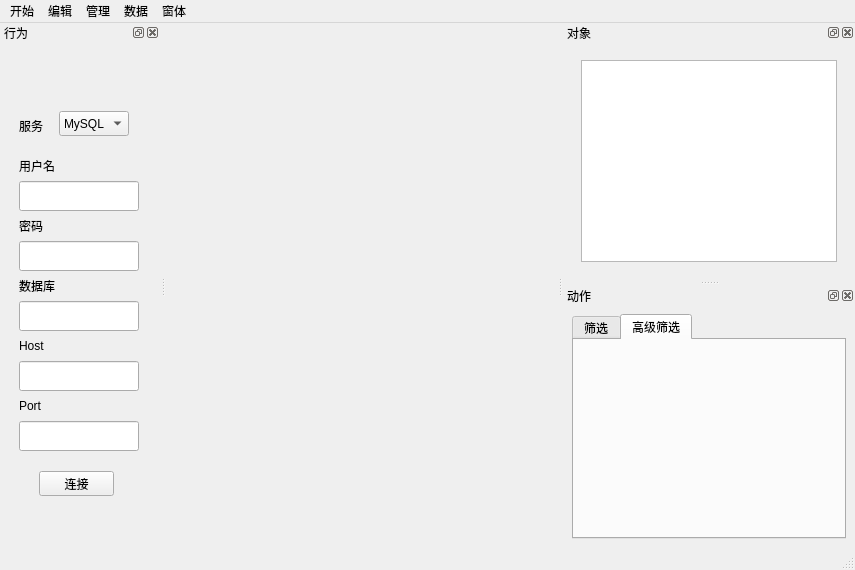
<?xml version="1.0" encoding="UTF-8"?>
<ui version="4.0">
 <class>MainWindow</class>
 <widget class="QMainWindow" name="MainWindow">
  <property name="geometry">
   <rect>
    <x>0</x>
    <y>0</y>
    <width>855</width>
    <height>570</height>
   </rect>
  </property>
  <property name="minimumSize">
   <size>
    <width>600</width>
    <height>400</height>
   </size>
  </property>
  <property name="windowTitle">
   <string>MainWindow</string>
  </property>
  <widget class="QWidget" name="centralwidget">
   <layout class="QVBoxLayout" name="verticalLayout_4">
    <item>
     <widget class="QStackedWidget" name="workStackedWidget">
      <property name="currentIndex">
       <number>3</number>
      </property>
      <widget class="QWidget" name="baseTablePage">
       <layout class="QVBoxLayout" name="verticalLayout_2">
        <item>
         <widget class="QTableView" name="tableView"/>
        </item>
       </layout>
      </widget>
      <widget class="QWidget" name="queryTablePage">
       <layout class="QVBoxLayout" name="verticalLayout_7">
        <item>
         <widget class="QTableView" name="queryTableView"/>
        </item>
       </layout>
      </widget>
      <widget class="QWidget" name="statisticPage">
       <layout class="QVBoxLayout" name="verticalLayout_10">
        <item>
         <widget class="QTabWidget" name="tabWidget_2">
          <property name="currentIndex">
           <number>1</number>
          </property>
          <widget class="QWidget" name="tabStaYear">
           <attribute name="title">
            <string>销售情况</string>
           </attribute>
           <layout class="QVBoxLayout" name="verticalLayout_11">
            <item>
             <widget class="QChartView" name="chartView"/>
            </item>
            <item>
             <widget class="QWidget" name="widget_2" native="true">
              <property name="minimumSize">
               <size>
                <width>0</width>
                <height>20</height>
               </size>
              </property>
              <layout class="QHBoxLayout" name="horizontalLayout">
               <item>
                <widget class="QComboBox" name="comboBoxStaYear">
                 <property name="minimumSize">
                  <size>
                   <width>0</width>
                   <height>18</height>
                  </size>
                 </property>
                </widget>
               </item>
               <item>
                <spacer name="horizontalSpacer">
                 <property name="orientation">
                  <enum>Qt::Horizontal</enum>
                 </property>
                 <property name="sizeHint" stdset="0">
                  <size>
                   <width>372</width>
                   <height>20</height>
                  </size>
                 </property>
                </spacer>
               </item>
              </layout>
             </widget>
            </item>
           </layout>
          </widget>
          <widget class="QWidget" name="tabSaleYear">
           <attribute name="title">
            <string>销售金额</string>
           </attribute>
           <layout class="QVBoxLayout" name="verticalLayout_12">
            <item>
             <widget class="QChartView" name="chartView2"/>
            </item>
            <item>
             <widget class="QWidget" name="widget_3" native="true">
              <property name="minimumSize">
               <size>
                <width>0</width>
                <height>20</height>
               </size>
              </property>
              <layout class="QHBoxLayout" name="horizontalLayout_2">
               <item>
                <widget class="QComboBox" name="comboBoxSaleYear">
                 <property name="minimumSize">
                  <size>
                   <width>0</width>
                   <height>18</height>
                  </size>
                 </property>
                </widget>
               </item>
               <item>
                <spacer name="horizontalSpacer_2">
                 <property name="orientation">
                  <enum>Qt::Horizontal</enum>
                 </property>
                 <property name="sizeHint" stdset="0">
                  <size>
                   <width>372</width>
                   <height>20</height>
                  </size>
                 </property>
                </spacer>
               </item>
              </layout>
             </widget>
            </item>
           </layout>
          </widget>
         </widget>
        </item>
       </layout>
      </widget>
      <widget class="QWidget" name="welcomePage">
       <layout class="QVBoxLayout" name="verticalLayout_13">
        <item>
         <widget class="QWidget" name="widget_4" native="true">
          <layout class="QVBoxLayout" name="verticalLayout_14">
           <item>
            <widget class="QLabel" name="welcomeLabel">
             <property name="text">
              <string/>
             </property>
             <property name="pixmap">
              <pixmap resource="MainWindow.qrc">:/Resources/icon/welcome.png</pixmap>
             </property>
             <property name="scaledContents">
              <bool>true</bool>
             </property>
            </widget>
           </item>
          </layout>
         </widget>
        </item>
       </layout>
      </widget>
     </widget>
    </item>
   </layout>
  </widget>
  <widget class="QMenuBar" name="menubar">
   <property name="geometry">
    <rect>
     <x>0</x>
     <y>0</y>
     <width>855</width>
     <height>22</height>
    </rect>
   </property>
   <widget class="QMenu" name="menu">
    <property name="title">
     <string>开始</string>
    </property>
    <addaction name="actionUser"/>
    <addaction name="actionLogin"/>
    <addaction name="actionConnect"/>
    <addaction name="thanksAction"/>
   </widget>
   <widget class="QMenu" name="menu_2">
    <property name="title">
     <string>编辑</string>
    </property>
    <addaction name="addAction"/>
    <addaction name="deleteAction"/>
    <addaction name="submitAction"/>
    <addaction name="cancelAction"/>
    <addaction name="editAction"/>
   </widget>
   <widget class="QMenu" name="menu_3">
    <property name="title">
     <string>窗体</string>
    </property>
    <addaction name="actionFullScreen"/>
    <addaction name="action_3"/>
    <addaction name="action_4"/>
    <addaction name="action_7"/>
   </widget>
   <widget class="QMenu" name="menu_4">
    <property name="title">
     <string>管理</string>
    </property>
    <addaction name="sellAction"/>
    <addaction name="orderAction"/>
    <addaction name="refundAction"/>
    <addaction name="queryAction"/>
    <addaction name="fundAction"/>
   </widget>
   <widget class="QMenu" name="menu_5">
    <property name="title">
     <string>数据</string>
    </property>
    <widget class="QMenu" name="menu_6">
     <property name="title">
      <string>排序</string>
     </property>
     <addaction name="ascAction"/>
     <addaction name="descAction"/>
    </widget>
    <addaction name="menu_6"/>
    <addaction name="action_2"/>
   </widget>
   <addaction name="menu"/>
   <addaction name="menu_2"/>
   <addaction name="menu_4"/>
   <addaction name="menu_5"/>
   <addaction name="menu_3"/>
  </widget>
  <widget class="QStatusBar" name="statusbar"/>
  <widget class="QDockWidget" name="behaviorDockWidget">
   <property name="minimumSize">
    <size>
     <width>160</width>
     <height>324</height>
    </size>
   </property>
   <property name="windowTitle">
    <string>行为</string>
   </property>
   <attribute name="dockWidgetArea">
    <number>1</number>
   </attribute>
   <widget class="QWidget" name="dockWidgetContents">
    <property name="minimumSize">
     <size>
      <width>130</width>
      <height>0</height>
     </size>
    </property>
    <layout class="QVBoxLayout" name="verticalLayout">
     <item>
      <widget class="QStackedWidget" name="stackedWidget">
       <property name="currentIndex">
        <number>3</number>
       </property>
       <widget class="QWidget" name="NoticePage">
        <widget class="QLabel" name="label_4">
         <property name="geometry">
          <rect>
           <x>10</x>
           <y>130</y>
           <width>50</width>
           <height>30</height>
          </rect>
         </property>
         <property name="text">
          <string>请先登录</string>
         </property>
        </widget>
       </widget>
       <widget class="QWidget" name="LoginPage">
        <widget class="QWidget" name="layoutWidget">
         <property name="geometry">
          <rect>
           <x>0</x>
           <y>0</y>
           <width>144</width>
           <height>501</height>
          </rect>
         </property>
         <layout class="QVBoxLayout" name="verticalLayout_5">
          <item>
           <spacer name="verticalSpacer">
            <property name="orientation">
             <enum>Qt::Vertical</enum>
            </property>
            <property name="sizeHint" stdset="0">
             <size>
              <width>20</width>
              <height>48</height>
             </size>
            </property>
           </spacer>
          </item>
          <item>
           <widget class="QWidget" name="widget" native="true">
            <property name="minimumSize">
             <size>
              <width>142</width>
              <height>251</height>
             </size>
            </property>
            <widget class="QLabel" name="label">
             <property name="geometry">
              <rect>
               <x>10</x>
               <y>10</y>
               <width>50</width>
               <height>30</height>
              </rect>
             </property>
             <property name="text">
              <string>用户名</string>
             </property>
            </widget>
            <widget class="QLabel" name="label_3">
             <property name="geometry">
              <rect>
               <x>10</x>
               <y>160</y>
               <width>50</width>
               <height>30</height>
              </rect>
             </property>
             <property name="text">
              <string>身份：</string>
             </property>
            </widget>
            <widget class="QPushButton" name="loginButton">
             <property name="geometry">
              <rect>
               <x>30</x>
               <y>210</y>
               <width>75</width>
               <height>25</height>
              </rect>
             </property>
             <property name="text">
              <string>登录</string>
             </property>
            </widget>
            <widget class="QLabel" name="label_2">
             <property name="geometry">
              <rect>
               <x>10</x>
               <y>80</y>
               <width>50</width>
               <height>30</height>
              </rect>
             </property>
             <property name="text">
              <string>密码</string>
             </property>
            </widget>
            <widget class="QLineEdit" name="lineEditUser">
             <property name="geometry">
              <rect>
               <x>10</x>
               <y>40</y>
               <width>120</width>
               <height>30</height>
              </rect>
             </property>
            </widget>
            <widget class="QLineEdit" name="lineEditPassword">
             <property name="geometry">
              <rect>
               <x>10</x>
               <y>110</y>
               <width>120</width>
               <height>30</height>
              </rect>
             </property>
            </widget>
            <widget class="QComboBox" name="comboBoxIdt">
             <property name="geometry">
              <rect>
               <x>70</x>
               <y>160</y>
               <width>60</width>
               <height>25</height>
              </rect>
             </property>
             <item>
              <property name="text">
               <string>管理员</string>
              </property>
             </item>
             <item>
              <property name="text">
               <string>教师</string>
              </property>
             </item>
             <item>
              <property name="text">
               <string>学生</string>
              </property>
             </item>
            </widget>
           </widget>
          </item>
          <item>
           <spacer name="verticalSpacer_2">
            <property name="orientation">
             <enum>Qt::Vertical</enum>
            </property>
            <property name="sizeHint" stdset="0">
             <size>
              <width>20</width>
              <height>188</height>
             </size>
            </property>
           </spacer>
          </item>
         </layout>
        </widget>
       </widget>
       <widget class="QWidget" name="UserInfoPage">
        <widget class="QLabel" name="label_9">
         <property name="geometry">
          <rect>
           <x>35</x>
           <y>70</y>
           <width>90</width>
           <height>90</height>
          </rect>
         </property>
         <property name="text">
          <string>&lt;html&gt;&lt;head/&gt;&lt;body&gt;&lt;p&gt;&lt;img src=&quot;:/Resources/icon/user2_90.png&quot;/&gt;&lt;/p&gt;&lt;/body&gt;&lt;/html&gt;</string>
         </property>
         <property name="scaledContents">
          <bool>true</bool>
         </property>
        </widget>
        <widget class="QLabel" name="userLabel">
         <property name="geometry">
          <rect>
           <x>20</x>
           <y>170</y>
           <width>120</width>
           <height>30</height>
          </rect>
         </property>
         <property name="text">
          <string/>
         </property>
        </widget>
        <widget class="QPushButton" name="logoutButton">
         <property name="geometry">
          <rect>
           <x>40</x>
           <y>230</y>
           <width>75</width>
           <height>25</height>
          </rect>
         </property>
         <property name="text">
          <string>Logout</string>
         </property>
        </widget>
       </widget>
       <widget class="QWidget" name="ConnectPage">
        <widget class="QLabel" name="label_5">
         <property name="geometry">
          <rect>
           <x>10</x>
           <y>60</y>
           <width>30</width>
           <height>30</height>
          </rect>
         </property>
         <property name="text">
          <string>服务</string>
         </property>
        </widget>
        <widget class="QComboBox" name="comboBoxDbType">
         <property name="geometry">
          <rect>
           <x>50</x>
           <y>60</y>
           <width>70</width>
           <height>25</height>
          </rect>
         </property>
         <item>
          <property name="text">
           <string>MySQL</string>
          </property>
         </item>
         <item>
          <property name="text">
           <string>SQL Server</string>
          </property>
         </item>
        </widget>
        <widget class="QLabel" name="label_6">
         <property name="geometry">
          <rect>
           <x>10</x>
           <y>100</y>
           <width>50</width>
           <height>30</height>
          </rect>
         </property>
         <property name="text">
          <string>用户名</string>
         </property>
        </widget>
        <widget class="QLineEdit" name="lineEditDbUser">
         <property name="geometry">
          <rect>
           <x>10</x>
           <y>130</y>
           <width>120</width>
           <height>30</height>
          </rect>
         </property>
        </widget>
        <widget class="QLabel" name="label_7">
         <property name="geometry">
          <rect>
           <x>10</x>
           <y>160</y>
           <width>50</width>
           <height>30</height>
          </rect>
         </property>
         <property name="text">
          <string>密码</string>
         </property>
        </widget>
        <widget class="QLineEdit" name="lineEditDbPassword">
         <property name="geometry">
          <rect>
           <x>10</x>
           <y>190</y>
           <width>120</width>
           <height>30</height>
          </rect>
         </property>
        </widget>
        <widget class="QLabel" name="label_8">
         <property name="geometry">
          <rect>
           <x>10</x>
           <y>220</y>
           <width>50</width>
           <height>30</height>
          </rect>
         </property>
         <property name="text">
          <string>数据库</string>
         </property>
        </widget>
        <widget class="QLineEdit" name="lineEditDbName">
         <property name="geometry">
          <rect>
           <x>10</x>
           <y>250</y>
           <width>120</width>
           <height>30</height>
          </rect>
         </property>
        </widget>
        <widget class="QPushButton" name="connectButton">
         <property name="geometry">
          <rect>
           <x>30</x>
           <y>420</y>
           <width>75</width>
           <height>25</height>
          </rect>
         </property>
         <property name="text">
          <string>连接</string>
         </property>
        </widget>
        <widget class="QLabel" name="label_11">
         <property name="geometry">
          <rect>
           <x>10</x>
           <y>280</y>
           <width>50</width>
           <height>30</height>
          </rect>
         </property>
         <property name="text">
          <string>Host</string>
         </property>
        </widget>
        <widget class="QLineEdit" name="lineEditDbHost">
         <property name="geometry">
          <rect>
           <x>10</x>
           <y>310</y>
           <width>120</width>
           <height>30</height>
          </rect>
         </property>
        </widget>
        <widget class="QLabel" name="label_12">
         <property name="geometry">
          <rect>
           <x>10</x>
           <y>340</y>
           <width>50</width>
           <height>30</height>
          </rect>
         </property>
         <property name="text">
          <string>Port</string>
         </property>
        </widget>
        <widget class="QLineEdit" name="lineEditDbPort">
         <property name="geometry">
          <rect>
           <x>10</x>
           <y>370</y>
           <width>120</width>
           <height>30</height>
          </rect>
         </property>
        </widget>
       </widget>
       <widget class="QWidget" name="ConnectInfoPage">
        <widget class="QLabel" name="label_10">
         <property name="geometry">
          <rect>
           <x>10</x>
           <y>60</y>
           <width>120</width>
           <height>30</height>
          </rect>
         </property>
         <property name="text">
          <string>已连接上数据库！</string>
         </property>
        </widget>
        <widget class="QLabel" name="dbUserLabel">
         <property name="geometry">
          <rect>
           <x>10</x>
           <y>110</y>
           <width>120</width>
           <height>30</height>
          </rect>
         </property>
         <property name="text">
          <string>用户：</string>
         </property>
        </widget>
        <widget class="QLabel" name="dbNameLabel">
         <property name="geometry">
          <rect>
           <x>10</x>
           <y>160</y>
           <width>120</width>
           <height>30</height>
          </rect>
         </property>
         <property name="text">
          <string>数据库：</string>
         </property>
        </widget>
        <widget class="QPushButton" name="disconnectButton">
         <property name="geometry">
          <rect>
           <x>40</x>
           <y>210</y>
           <width>75</width>
           <height>25</height>
          </rect>
         </property>
         <property name="text">
          <string>断开连接</string>
         </property>
        </widget>
       </widget>
      </widget>
     </item>
    </layout>
   </widget>
  </widget>
  <widget class="QDockWidget" name="objectDockWidget">
   <property name="minimumSize">
    <size>
     <width>160</width>
     <height>132</height>
    </size>
   </property>
   <property name="layoutDirection">
    <enum>Qt::LeftToRight</enum>
   </property>
   <property name="windowTitle">
    <string>对象</string>
   </property>
   <attribute name="dockWidgetArea">
    <number>2</number>
   </attribute>
   <widget class="QWidget" name="dockWidgetContents_2">
    <layout class="QVBoxLayout" name="verticalLayout_3">
     <item>
      <widget class="QStackedWidget" name="objStackedWidget">
       <property name="currentIndex">
        <number>0</number>
       </property>
       <widget class="QWidget" name="page_4">
        <property name="layoutDirection">
         <enum>Qt::LeftToRight</enum>
        </property>
        <layout class="QVBoxLayout" name="verticalLayout_9">
         <item>
          <widget class="QListWidget" name="tableList"/>
         </item>
        </layout>
       </widget>
       <widget class="QWidget" name="page_5"/>
      </widget>
     </item>
    </layout>
   </widget>
  </widget>
  <widget class="QDockWidget" name="activeDockWidget">
   <property name="windowTitle">
    <string>动作</string>
   </property>
   <attribute name="dockWidgetArea">
    <number>2</number>
   </attribute>
   <widget class="QWidget" name="dockWidgetContents_4">
    <layout class="QVBoxLayout" name="verticalLayout_6">
     <item>
      <widget class="QTabWidget" name="tabWidget">
       <property name="currentIndex">
        <number>1</number>
       </property>
       <widget class="QWidget" name="tab_4">
        <attribute name="title">
         <string>筛选</string>
        </attribute>
        <layout class="QVBoxLayout" name="verticalLayout_8">
         <item>
          <widget class="QLabel" name="label_13">
           <property name="text">
            <string>字段</string>
           </property>
          </widget>
         </item>
         <item>
          <widget class="QComboBox" name="comboBoxCol"/>
         </item>
         <item>
          <widget class="QLabel" name="label_14">
           <property name="text">
            <string>值</string>
           </property>
          </widget>
         </item>
         <item>
          <widget class="QComboBox" name="comboBoxVal"/>
         </item>
         <item>
          <spacer name="verticalSpacer_3">
           <property name="orientation">
            <enum>Qt::Vertical</enum>
           </property>
           <property name="sizeHint" stdset="0">
            <size>
             <width>20</width>
             <height>36</height>
            </size>
           </property>
          </spacer>
         </item>
         <item>
          <widget class="QPushButton" name="filterButton">
           <property name="text">
            <string>筛选</string>
           </property>
          </widget>
         </item>
        </layout>
       </widget>
       <widget class="QWidget" name="tab_3">
        <attribute name="title">
         <string>高级筛选</string>
        </attribute>
       </widget>
      </widget>
     </item>
    </layout>
   </widget>
  </widget>
  <action name="actionLogin">
   <property name="icon">
    <iconset resource="MainWindow.qrc">
     <normaloff>:/Resources/icon/login.png</normaloff>:/Resources/icon/login.png</iconset>
   </property>
   <property name="text">
    <string>登录</string>
   </property>
  </action>
  <action name="actionFullScreen">
   <property name="icon">
    <iconset resource="MainWindow.qrc">
     <normaloff>:/Resources/icon/fullscreen.png</normaloff>:/Resources/icon/fullscreen.png</iconset>
   </property>
   <property name="text">
    <string>全屏</string>
   </property>
  </action>
  <action name="actionConnect">
   <property name="icon">
    <iconset resource="MainWindow.qrc">
     <normaloff>:/Resources/icon/connect.png</normaloff>:/Resources/icon/connect.png</iconset>
   </property>
   <property name="text">
    <string>连接数据库</string>
   </property>
  </action>
  <action name="actionUser">
   <property name="icon">
    <iconset resource="MainWindow.qrc">
     <normaloff>:/Resources/icon/login.png</normaloff>:/Resources/icon/login.png</iconset>
   </property>
   <property name="text">
    <string>用户</string>
   </property>
  </action>
  <action name="addAction">
   <property name="icon">
    <iconset resource="MainWindow.qrc">
     <normaloff>:/Resources/icon/add.png</normaloff>:/Resources/icon/add.png</iconset>
   </property>
   <property name="text">
    <string>添加</string>
   </property>
  </action>
  <action name="deleteAction">
   <property name="icon">
    <iconset resource="MainWindow.qrc">
     <normaloff>:/Resources/icon/remove.png</normaloff>:/Resources/icon/remove.png</iconset>
   </property>
   <property name="text">
    <string>删除</string>
   </property>
  </action>
  <action name="modifyAction">
   <property name="icon">
    <iconset resource="MainWindow.qrc">
     <normaloff>:/Resources/icon/edit.png</normaloff>:/Resources/icon/edit.png</iconset>
   </property>
   <property name="text">
    <string>修改</string>
   </property>
  </action>
  <action name="submitAction">
   <property name="icon">
    <iconset resource="MainWindow.qrc">
     <normaloff>:/Resources/icon/submit.png</normaloff>:/Resources/icon/submit.png</iconset>
   </property>
   <property name="text">
    <string>提交</string>
   </property>
  </action>
  <action name="cancelAction">
   <property name="icon">
    <iconset resource="MainWindow.qrc">
     <normaloff>:/Resources/icon/reply.png</normaloff>:/Resources/icon/reply.png</iconset>
   </property>
   <property name="text">
    <string>取消</string>
   </property>
  </action>
  <action name="editAction">
   <property name="icon">
    <iconset resource="MainWindow.qrc">
     <normaloff>:/Resources/icon/edit.png</normaloff>:/Resources/icon/edit.png</iconset>
   </property>
   <property name="text">
    <string>编辑</string>
   </property>
  </action>
  <action name="sellAction">
   <property name="icon">
    <iconset resource="MainWindow.qrc">
     <normaloff>:/Resources/icon/sell.png</normaloff>:/Resources/icon/sell.png</iconset>
   </property>
   <property name="text">
    <string>销售</string>
   </property>
   <property name="visible">
    <bool>true</bool>
   </property>
  </action>
  <action name="orderAction">
   <property name="icon">
    <iconset resource="MainWindow.qrc">
     <normaloff>:/Resources/icon/order.png</normaloff>:/Resources/icon/order.png</iconset>
   </property>
   <property name="text">
    <string>订票</string>
   </property>
  </action>
  <action name="refundAction">
   <property name="icon">
    <iconset resource="MainWindow.qrc">
     <normaloff>:/Resources/icon/wtf.png</normaloff>:/Resources/icon/wtf.png</iconset>
   </property>
   <property name="text">
    <string>退票</string>
   </property>
  </action>
  <action name="queryAction">
   <property name="icon">
    <iconset resource="MainWindow.qrc">
     <normaloff>:/Resources/icon/query.png</normaloff>:/Resources/icon/query.png</iconset>
   </property>
   <property name="text">
    <string>查询</string>
   </property>
  </action>
  <action name="fundAction">
   <property name="icon">
    <iconset resource="MainWindow.qrc">
     <normaloff>:/Resources/icon/fund.png</normaloff>:/Resources/icon/fund.png</iconset>
   </property>
   <property name="text">
    <string>结算</string>
   </property>
  </action>
  <action name="action_2">
   <property name="icon">
    <iconset resource="MainWindow.qrc">
     <normaloff>:/Resources/icon/filter.png</normaloff>:/Resources/icon/filter.png</iconset>
   </property>
   <property name="text">
    <string>筛选</string>
   </property>
  </action>
  <action name="action_3">
   <property name="text">
    <string>行为</string>
   </property>
  </action>
  <action name="action_4">
   <property name="text">
    <string>对象</string>
   </property>
  </action>
  <action name="ascAction">
   <property name="icon">
    <iconset resource="MainWindow.qrc">
     <normaloff>:/Resources/icon/asc.png</normaloff>:/Resources/icon/asc.png</iconset>
   </property>
   <property name="text">
    <string>升序</string>
   </property>
  </action>
  <action name="descAction">
   <property name="icon">
    <iconset resource="MainWindow.qrc">
     <normaloff>:/Resources/icon/desc.png</normaloff>:/Resources/icon/desc.png</iconset>
   </property>
   <property name="text">
    <string>降序</string>
   </property>
  </action>
  <action name="action_7">
   <property name="text">
    <string>动作</string>
   </property>
  </action>
  <action name="thanksAction">
   <property name="icon">
    <iconset resource="MainWindow.qrc">
     <normaloff>:/Resources/icon/wtf.png</normaloff>:/Resources/icon/wtf.png</iconset>
   </property>
   <property name="text">
    <string>点我</string>
   </property>
  </action>
 </widget>
 <customwidgets>
  <customwidget>
   <class>QChartView</class>
   <extends>QGraphicsView</extends>
   <header location="global">QCharts</header>
  </customwidget>
 </customwidgets>
 <resources>
  <include location="MainWindow.qrc"/>
 </resources>
 <connections/>
</ui>
